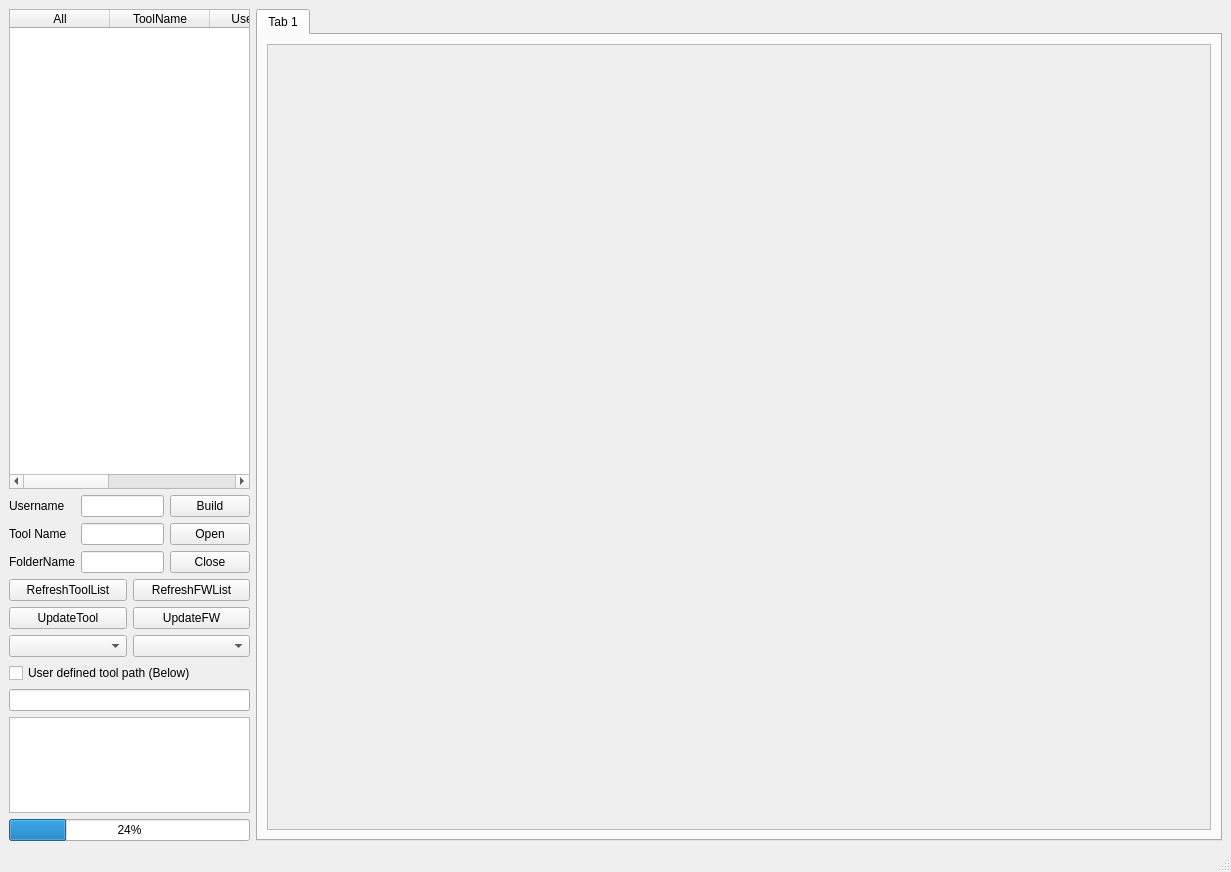
<?xml version="1.0" encoding="UTF-8"?>
<ui version="4.0">
 <class>MainWindow</class>
 <widget class="QMainWindow" name="MainWindow">
  <property name="geometry">
   <rect>
    <x>0</x>
    <y>0</y>
    <width>1231</width>
    <height>872</height>
   </rect>
  </property>
  <property name="windowTitle">
   <string>MainWindow</string>
  </property>
  <widget class="QWidget" name="centralwidget">
   <layout class="QGridLayout" name="gridLayout_3">
    <item row="0" column="0">
     <layout class="QHBoxLayout" name="horizontalLayout_2" stretch="1,4">
      <item>
       <layout class="QVBoxLayout" name="verticalLayout_3" stretch="5,0,0,0,1,1">
        <item>
         <widget class="QTableWidget" name="ToolList_tableWidget">
          <column>
           <property name="text">
            <string>All</string>
           </property>
          </column>
          <column>
           <property name="text">
            <string>ToolName</string>
           </property>
          </column>
          <column>
           <property name="text">
            <string>UserName</string>
           </property>
          </column>
          <column>
           <property name="text">
            <string>FolderPath</string>
           </property>
          </column>
          <column>
           <property name="text">
            <string>Footnotes</string>
           </property>
          </column>
         </widget>
        </item>
        <item>
         <layout class="QHBoxLayout" name="horizontalLayout">
          <item>
           <layout class="QGridLayout" name="gridLayout">
            <item row="0" column="0">
             <widget class="QLabel" name="Username_label">
              <property name="text">
               <string>Username</string>
              </property>
             </widget>
            </item>
            <item row="0" column="1">
             <widget class="QLineEdit" name="Username_lineEdit"/>
            </item>
            <item row="1" column="0">
             <widget class="QLabel" name="ToolName_label">
              <property name="text">
               <string>Tool Name</string>
              </property>
             </widget>
            </item>
            <item row="1" column="1">
             <widget class="QLineEdit" name="ToolName_lineEdit"/>
            </item>
            <item row="2" column="0">
             <widget class="QLabel" name="FolderName_label">
              <property name="text">
               <string>FolderName</string>
              </property>
             </widget>
            </item>
            <item row="2" column="1">
             <widget class="QLineEdit" name="FolderName_lineEdit"/>
            </item>
           </layout>
          </item>
          <item>
           <layout class="QVBoxLayout" name="verticalLayout">
            <item>
             <widget class="QPushButton" name="Build_pushButton">
              <property name="text">
               <string>Build</string>
              </property>
             </widget>
            </item>
            <item>
             <widget class="QPushButton" name="Open_pushButton">
              <property name="text">
               <string>Open</string>
              </property>
             </widget>
            </item>
            <item>
             <widget class="QPushButton" name="Close_pushButton">
              <property name="text">
               <string>Close</string>
              </property>
             </widget>
            </item>
           </layout>
          </item>
         </layout>
        </item>
        <item>
         <layout class="QGridLayout" name="gridLayout_2">
          <item row="0" column="0">
           <widget class="QPushButton" name="RefreshToolList_pushButton">
            <property name="text">
             <string>RefreshToolList</string>
            </property>
           </widget>
          </item>
          <item row="0" column="1">
           <widget class="QPushButton" name="RefreshFWList_pushButton">
            <property name="text">
             <string>RefreshFWList</string>
            </property>
           </widget>
          </item>
          <item row="1" column="0">
           <widget class="QPushButton" name="UpdateTool_pushButton">
            <property name="text">
             <string>UpdateTool</string>
            </property>
           </widget>
          </item>
          <item row="1" column="1">
           <widget class="QPushButton" name="UdateFW_pushButton">
            <property name="text">
             <string>UpdateFW</string>
            </property>
           </widget>
          </item>
          <item row="2" column="0">
           <widget class="QComboBox" name="ToolVersion_comboBox"/>
          </item>
          <item row="2" column="1">
           <widget class="QComboBox" name="FwVersion_comboBox"/>
          </item>
         </layout>
        </item>
        <item>
         <layout class="QVBoxLayout" name="verticalLayout_2">
          <item>
           <widget class="QCheckBox" name="CustomizedToolPath_checkBox">
            <property name="text">
             <string>User defined tool path (Below)</string>
            </property>
           </widget>
          </item>
          <item>
           <widget class="QLineEdit" name="CustomizedToolPath_lineEdit"/>
          </item>
         </layout>
        </item>
        <item>
         <widget class="QTextEdit" name="Message_textEdit">
          <property name="readOnly">
           <bool>true</bool>
          </property>
         </widget>
        </item>
        <item>
         <widget class="QProgressBar" name="progressBar">
          <property name="value">
           <number>24</number>
          </property>
         </widget>
        </item>
       </layout>
      </item>
      <item>
       <widget class="QTabWidget" name="tabWidget">
        <property name="currentIndex">
         <number>0</number>
        </property>
        <widget class="QWidget" name="tab_3">
         <attribute name="title">
          <string>Tab 1</string>
         </attribute>
         <layout class="QGridLayout" name="gridLayout_5">
          <item row="0" column="0">
           <layout class="QVBoxLayout" name="Tab_verticalLayout">
            <item>
             <widget class="QScrollArea" name="scrollArea">
              <property name="widgetResizable">
               <bool>true</bool>
              </property>
              <widget class="QWidget" name="scrollAreaWidgetContents">
               <property name="geometry">
                <rect>
                 <x>0</x>
                 <y>0</y>
                 <width>936</width>
                 <height>764</height>
                </rect>
               </property>
               <layout class="QGridLayout" name="gridLayout_4">
                <item row="0" column="0">
                 <layout class="QVBoxLayout" name="scrollContent_verticalLayout"/>
                </item>
               </layout>
              </widget>
             </widget>
            </item>
           </layout>
          </item>
         </layout>
        </widget>
       </widget>
      </item>
     </layout>
    </item>
   </layout>
  </widget>
  <widget class="QMenuBar" name="menubar">
   <property name="geometry">
    <rect>
     <x>0</x>
     <y>0</y>
     <width>1231</width>
     <height>21</height>
    </rect>
   </property>
  </widget>
  <widget class="QStatusBar" name="statusbar"/>
 </widget>
 <resources/>
 <connections/>
</ui>
